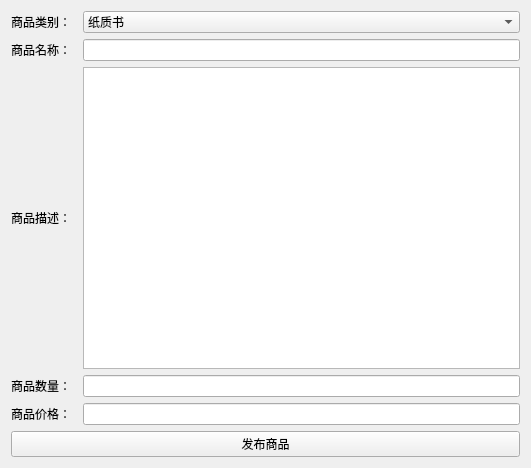
<?xml version="1.0" encoding="UTF-8"?>
<ui version="4.0">
 <class>AddItems</class>
 <widget class="QWidget" name="AddItems">
  <property name="geometry">
   <rect>
    <x>0</x>
    <y>0</y>
    <width>531</width>
    <height>468</height>
   </rect>
  </property>
  <property name="windowTitle">
   <string>Form</string>
  </property>
  <layout class="QGridLayout" name="gridLayout">
   <item row="4" column="2">
    <widget class="QLineEdit" name="lineEditprice"/>
   </item>
   <item row="0" column="2">
    <widget class="QComboBox" name="comboBox">
     <item>
      <property name="text">
       <string>纸质书</string>
      </property>
     </item>
     <item>
      <property name="text">
       <string>虚拟物品</string>
      </property>
     </item>
     <item>
      <property name="text">
       <string>服饰</string>
      </property>
     </item>
     <item>
      <property name="text">
       <string>电子产品</string>
      </property>
     </item>
    </widget>
   </item>
   <item row="1" column="2">
    <widget class="QLineEdit" name="lineEditname"/>
   </item>
   <item row="1" column="0">
    <widget class="QLabel" name="label">
     <property name="text">
      <string>商品名称：</string>
     </property>
    </widget>
   </item>
   <item row="0" column="0">
    <widget class="QLabel" name="label_5">
     <property name="text">
      <string>商品类别：</string>
     </property>
    </widget>
   </item>
   <item row="4" column="0">
    <widget class="QLabel" name="label_2">
     <property name="text">
      <string>商品价格：</string>
     </property>
    </widget>
   </item>
   <item row="2" column="0">
    <widget class="QLabel" name="label_4">
     <property name="text">
      <string>商品描述：</string>
     </property>
    </widget>
   </item>
   <item row="3" column="2">
    <widget class="QLineEdit" name="lineEditnumber"/>
   </item>
   <item row="2" column="2">
    <widget class="QTextEdit" name="textEditintroduce"/>
   </item>
   <item row="5" column="0" colspan="3">
    <widget class="QPushButton" name="pushButtonadd">
     <property name="text">
      <string>发布商品</string>
     </property>
    </widget>
   </item>
   <item row="3" column="0">
    <widget class="QLabel" name="label_6">
     <property name="text">
      <string>商品数量：</string>
     </property>
    </widget>
   </item>
  </layout>
 </widget>
 <resources/>
 <connections/>
</ui>
